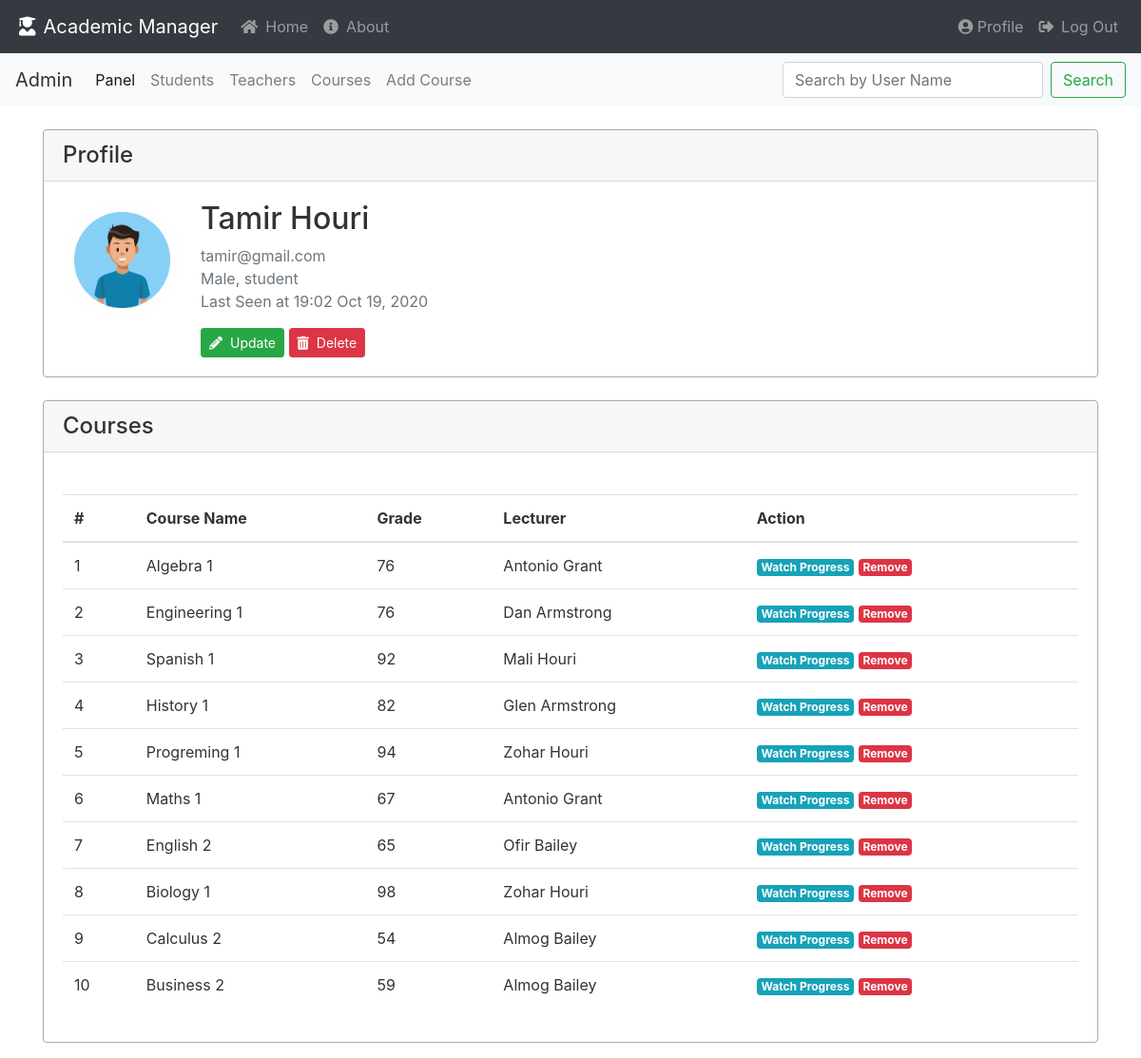
Screenshot of /students/watch/17 (signed in) with the database file from the repository.
### academic_manager/models.py (models this page shows, shortened)
class User(db.Model, UserMixin):
    __table_name__ = 'user'
    id = db.Column(db.Integer, primary_key=True)
    email = db.Column(db.String(100), nullable=False, unique=True)
    first_name = db.Column(db.String(30), nullable=False)
    last_name = db.Column(db.String(30), nullable=False)
    password = db.Column(db.String(60), nullable=False)
    profile_img = db.Column(db.String(30), nullable=False, default='default/default.jpg')
    gender = db.Column(db.String(1), nullable=False)  # ['m','f']
    creation_date = db.Column(db.DateTime, nullable=False, default=datetime.now)
    last_seen = db.Column(db.DateTime, nullable=False, default=datetime.now)
    role = db.Column(db.String(100), nullable=False)
    __mapper_args__ = {
        'polymorphic_identity': 'user',
        'polymorphic_on': role
    }
    @property
    def full_name(self):
        return f"{self.first_name.capitalize()} {self.last_name.capitalize()}"
    @property
    def is_admin(self):
        return self.role == 'admin'

class Enrollment(db.Model):
    id = db.Column(db.Integer, primary_key=True)
    grade = db.Column(db.Integer, nullable=True)
    course_id = db.Column(db.Integer, db.ForeignKey('course.id'), nullable=False)
    student_id = db.Column(db.Integer, db.ForeignKey('student.id'), nullable=False)

class Course(db.Model):
    id = db.Column(db.Integer, primary_key=True)
    course_name = db.Column(db.String(30), nullable=False)
    teacher_id = db.Column(db.Integer, db.ForeignKey('teacher.id'), nullable=False)
    enrollment = db.relationship('Enrollment', backref='course', lazy=True)
    task = db.relationship('Task', backref='course', lazy=True)

### academic_manager/students/routes.py (the view)
@students.route("/watch/<int:user_id>")
@restricted(role=["admin", "teacher"])
def watch_student(user_id):
    student_profile = Student.query.filter_by(id=user_id).first_or_404()
    image_file = url_for('static', filename='profile_pics/' + student_profile.profile_img)
    return render_template("watch_student.html", student=student_profile, image_file=image_file)

### academic_manager/extensions.py (called while the page is built)
def restricted(role):
    def decorator(func):
        @wraps(func)
        def wrapper(*args, **kwargs):
            if not current_user.is_authenticated:
                return login_manager.unauthorized()
            if current_user.role in role:
                return func(*args, **kwargs)
            if "current_user" in role and 'user_id' in kwargs:
                if kwargs['user_id'] == current_user.id:
                    return func(*args, **kwargs)
            abort(403)
        return wrapper
    return decorator

### academic_manager/models.py (called while the page is built)
@login_manager.user_loader
def load_user(user_id):
    return User.query.get(user_id)

### academic_manager/students/templates/watch_student.html (shortened to what this page needs)
{% extends "base.html" %}
{% block content %}
<div class="card">
    <h4 class="card-header">Profile</h4>
    <div class="card-body">
            <div class="media">
                <img class="rounded-circle profile-img" src="{{ image_file }}" alt="profile picture">
                <div class="media-body">
                    <h2 class="account-heading">{{ student.full_name }}</h2>
                    <p class="text-secondary">{{ student.email }}
                        <br>{{ student.gender }}, {{ student.role }}
                        <br>Last Seen at {{ student.last_seen.strftime('%H:%M %b %d, %Y') }}</p>
                    {% if current_user.is_admin %}
                    <a href="{{ url_for('main.update_user_profile', user_id=student.id) }}"
                       class="btn btn-success btn-sm"><i class="fas fa-pencil-alt mr-2"></i>Update</a>
                    <button class="btn btn-danger btn-sm" data-toggle="modal" data-target="#deleteModal">
                        <i class="fas fa-trash-alt mr-2"></i>Delete</button>
                    {% endif %}
                </div>
        </div>
    </div>
</div>
<br>
<div class="card">
    <h4 class="card-header">Courses</h4>
    <div class="card-body">
        <br>
        <table class="table" style="width:100%">
            <thead>
            <tr>
                <th colspan="col">#</th>
                <th colspan="col">Course Name</th>
                <th colspan="col">Grade</th>
                <th colspan="col">Lecturer</th>
                <th colspan="col">Action</th>
            </tr>
            </thead>
            <tbody>
            {% for enrollment in student.enrollment %}
            <tr>
                <td colspan="row">{{ loop.index }}</td>
                <td colspan="row">{{ enrollment.course.course_name }}</td>
                <td colspan="row">{{ enrollment.grade }}</td>
                <td colspan="row">{{ enrollment.course.lecturer.full_name }}</td>
                {% if current_user.is_admin or current_user == enrollment.course.lecturer %}
                <td colspan="row"><a href="#" class="badge badge-info">Watch Progress</a>
                    <a href="{{ url_for('students.remove_enrollment', user_id=student.id,
                                enrollment_id=enrollment.id) }}" class="badge badge-danger">Remove</a>
                </td>
                {% else %}
                <td> </td>
                {% endif %}
            </tr>
            {% endfor %}
            </tbody>
        </table>
    </div>
</div>
{% endblock %}

### academic_manager/static/styles/main.css (style rules this page uses)
body { background: #ffffff; color: #333333; }
.profile-img { height: 125px; width: 125px; margin-right: 20px; margin-bottom: 16px; }
.card { border: 1px solid #aaaaaa; }

### academic_manager/templates/base.html (style rules this page uses)
body { background: #ffffff; color: #333333; }
.profile-img { height: 125px; width: 125px; margin-right: 20px; margin-bottom: 16px; }
.card { border: 1px solid #aaaaaa; }

### rows the page displays
User: full_name "Tamir Houri", email "tamir@gmail.com", gender "Male", role "student", last_seen "19:02 Oct 19, 2020"
Enrollment: course.course_name "Algebra 1", grade "76", course.lecturer.full_name "Antonio Grant"
Enrollment: course.course_name "Engineering 1", grade "76", course.lecturer.full_name "Dan Armstrong"
Enrollment: course.course_name "Spanish 1", grade "92", course.lecturer.full_name "Mali Houri"
Enrollment: course.course_name "History 1", grade "82", course.lecturer.full_name "Glen Armstrong"
Enrollment: course.course_name "Progreming 1", grade "94", course.lecturer.full_name "Zohar Houri"
Enrollment: course.course_name "Maths 1", grade "67", course.lecturer.full_name "Antonio Grant"
Enrollment: course.course_name "English 2", grade "65", course.lecturer.full_name "Ofir Bailey"
Enrollment: course.course_name "Biology 1", grade "98", course.lecturer.full_name "Zohar Houri"
Enrollment: course.course_name "Calculus 2", grade "54", course.lecturer.full_name "Almog Bailey"
Enrollment: course.course_name "Business 2", grade "59", course.lecturer.full_name "Almog Bailey"
